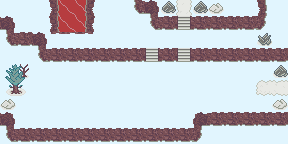

This game map was drawn from its Tiled (.tmx) file and the tilesets committed beside it. A one-line description and the trimmed map source follow:
An orthogonal 18x9 tile map with 16x16 px tiles, 2 tile layers (Tile Layer 1, Tile Layer 2), 7 tilesets and 11 objects (3x Door, 2x Solid, NPC).

<map version="1.9" tiledversion="1.9.0" orientation="orthogonal" renderorder="right-down" width="18" height="9" tilewidth="16" tileheight="16" infinite="0" backgroundcolor="#e1f5fe" nextlayerid="11" nextobjectid="69">
 <properties>
  <property name="action">(if (! (== (last-place) "67"))
  (map-name "Route 9"))</property>
  <property name="map-name" value="Route 9" />
  <property name="music" value="route-3" />
 </properties>
 <tileset firstgid="1" source="../tilesets/outdoor-1.tsx" />
 <tileset firstgid="129" source="../tilesets/monsters.tsx" />
 <tileset firstgid="204" source="../tilesets/npc_common.tsx" />
 <tileset firstgid="256" source="../tilesets/outdoor-2.tsx" />
 <tileset firstgid="416" source="../tilesets/outdoor-3.tsx" />
 <tileset firstgid="544" source="../tilesets/npc_main.tsx" />
 <tileset firstgid="576" source="../tilesets/basic.tsx" />
 <layer id="1" name="Tile Layer 1" width="18" height="9">
  <data>[162 cells, 73 non-empty, 22 distinct tile ids]</data>
 </layer>
 <objectgroup id="9" name="npc">
  <object id="56" gid="179" x="112" y="96" width="16" height="16">
   <properties>
    <property name="hp" type="float" value="60" />
    <property name="level" type="float" value="4" />
   </properties>
  </object>
  <object id="57" gid="179" x="144" y="112" width="16" height="16">
   <properties>
    <property name="hp" type="float" value="60" />
    <property name="level" type="float" value="4" />
   </properties>
  </object>
  <object id="58" gid="179" x="192" y="96" width="16" height="16">
   <properties>
    <property name="hp" type="float" value="60" />
    <property name="level" type="float" value="4" />
   </properties>
  </object>
  <object id="59" class="NPC" gid="559" x="256" y="80" width="16" height="16">
   <properties>
    <property name="action">(if  (= (enemies-count) 0)
  (begin
    (dialog '(("/_happy" "We won! We are strong!\nI go to rest.")))
    (wait)
    (dialog '(("* Milla disappears into the leaf *")))
    (leave-npc 59))
  (dialog '(("/_happy" "Hi!"))))</property>
    <property name="actionOnEvent">(if (get "71-safe")
  (delete-me))</property>
    <property name="team" type="int" value="0" />
   </properties>
  </object>
 </objectgroup>
 <layer id="6" name="Tile Layer 2" width="18" height="9">
  <data>[162 cells, 6 non-empty, 4 distinct tile ids]</data>
 </layer>
 <objectgroup id="8" name="items">
  <object id="63" gid="593" x="240" y="16" width="16" height="16">
   <properties>
    <property name="itemId" value="gem_7" />
   </properties>
  </object>
  <object id="66" gid="588" x="48" y="80" width="16" height="16">
   <properties>
    <property name="healthPointsDelta" type="int" value="50" />
   </properties>
  </object>
  <object id="68" class="Solid" gid="470" x="128" y="48" width="16" height="16">
   <properties>
    <property name="action">(begin
    (define item-id "71.berries")
    (define HP-diff 20)
    (if (! (has-item item-id))
        (begin
            (dialog '(("* {{hero}} found some berries! {{HP-diff}} HP have been recovered *")))
            (give-item item-id)
            (set-HP-diff HP-diff))
        (dialog '(("A little plant… nothing else.")))))
</property>
   </properties>
  </object>
 </objectgroup>
 <objectgroup id="10" name="spawn points">
  <object id="54" class="Door" x="272" y="80" width="16" height="16">
   <properties>
    <property name="mainDoor" type="bool" value="true" />
    <property name="orientation" type="int" value="3" />
    <property name="roomId" value="70" />
   </properties>
  </object>
  <object id="55" class="Door" x="176" y="0" width="16" height="16">
   <properties>
    <property name="roomId" value="67/1" />
   </properties>
  </object>
  <object id="62" class="Door" x="224" y="0" width="16" height="16">
   <properties>
    <property name="roomId" value="67/2" />
   </properties>
  </object>
  <object id="65" class="Solid" x="240" y="-16" width="16" height="16">
   <properties>
    <property name="action" value="(dialog '((&quot;A rock.&quot;)))" />
   </properties>
  </object>
 </objectgroup>
</map>
